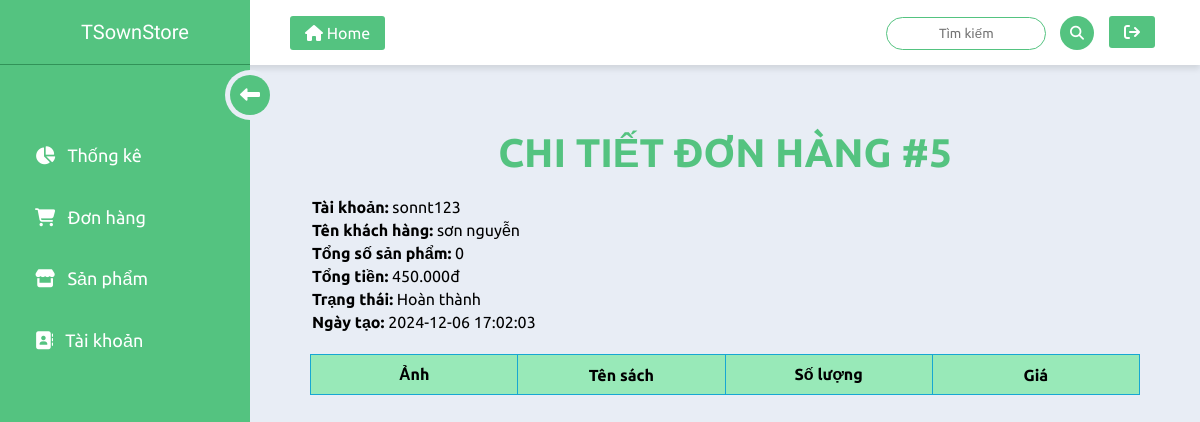
/admin/order-detail.php?order_id=5, run on the app's committed database.
### tables this page shows
CREATE TABLE IF NOT EXISTS `m_users` (
  `user_id` int(11) NOT NULL AUTO_INCREMENT,
  `username` varchar(50) NOT NULL,
  `password` varchar(255) NOT NULL,
  `role` int(11) DEFAULT '0' COMMENT '''0'': user - ''1'': admin',
  `stop_flg` int(11) DEFAULT '0' COMMENT '0: Normal, 1: Disabled',
  `insert_dt` timestamp NOT NULL DEFAULT CURRENT_TIMESTAMP,
  `update_dt` timestamp NOT NULL DEFAULT CURRENT_TIMESTAMP ON UPDATE CURRENT_TIMESTAMP,
  PRIMARY KEY (`user_id`),
  UNIQUE KEY `username` (`username`)
);

CREATE TABLE IF NOT EXISTS `d_users` (
  `id` int(11) NOT NULL AUTO_INCREMENT,
  `user_id` int(11) NOT NULL,
  `name` varchar(100) NOT NULL,
  `email` varchar(100) NOT NULL,
  `phone` varchar(20) NOT NULL,
  `address` text NOT NULL,
  `user_avt` varchar(255) DEFAULT NULL,
  `created_at` timestamp NOT NULL DEFAULT CURRENT_TIMESTAMP,
  `updated_at` timestamp NOT NULL DEFAULT CURRENT_TIMESTAMP ON UPDATE CURRENT_TIMESTAMP,
  PRIMARY KEY (`id`),
  KEY `fk_user` (`user_id`),
  CONSTRAINT `fk_user` FOREIGN KEY (`user_id`) REFERENCES `m_users` (`user_id`) ON DELETE CASCADE ON UPDATE CASCADE
);

CREATE TABLE IF NOT EXISTS `m_orders` (
  `order_id` int(11) NOT NULL AUTO_INCREMENT,
  `user_id` varchar(50) DEFAULT NULL,
  `total_amount` int(11) DEFAULT NULL,
  `status` varchar(20) NOT NULL DEFAULT 'pending' COMMENT 'pending-complete-cancelled',
  `created_at` timestamp NOT NULL DEFAULT CURRENT_TIMESTAMP,
  `updated_at` timestamp NOT NULL DEFAULT CURRENT_TIMESTAMP ON UPDATE CURRENT_TIMESTAMP,
  `shipping_address` varchar(255) NOT NULL,
  `phone` varchar(50) NOT NULL,
  PRIMARY KEY (`order_id`)
);

### admin/order-detail.php (the view, shortened to what this page needs)
<?php
include("../init.php");
$title = "Chi tiết Đơn Hàng";
$order_id = $_GET['order_id'] ?? 0;
$order = $cm_pg->select_one("SELECT * FROM m_orders WHERE order_id = ?", [$order_id]);
$user = $cm_pg->select_one("SELECT * FROM m_users WHERE user_id = ?", [$order['user_id']]);
if (!$user) {
    $user['username']="Không đăng nhập";
} else {
    $d_user = $cm_pg->select_one("SELECT * FROM d_users WHERE user_id = ?", [$order['user_id']]);
}
$status= "";
if($order['status']=='pending'){
    $status="Đang xử lý";
} else if($order['status']=='completed') {
    $status="Hoàn thành";
} else {
    $status="Đã hủy";
}
$row_html = "";
$total_items = 0;
$content = <<<EOT
<div class="book-list-container">
    <h1>CHI TIẾT ĐƠN HÀNG #{$order_id}</h1>
    <div class="order-info">
        <p><strong>Tài khoản:</strong> {$user['username']}</p>
        <p><strong>Tên khách hàng:</strong> {$d_user['name']}</p>
        <p><strong>Tổng số sản phẩm:</strong> {$total_items}</p>
        <p><strong>Tổng tiền:</strong> {$order['total_amount']}.000đ</p>
        <p><strong>Trạng thái:</strong> $status</p>
        <p><strong>Ngày tạo:</strong> {$order['created_at']}</p>
    </div>
    <table class="book-table">
        <thead>
            <tr>
                <th>Ảnh</th>
                <th>Tên sách</th>
                <th>Số lượng</th>
                <th>Giá</th>
            </tr>
        </thead>
        <tbody>
            {$row_html}
        </tbody>
    </table>
</div>
<div class="block h50"></div>
EOT;
echo header_admin($title);
echo $content;
echo footer_admin();
?>

### css/style-admin.css (style rules this page uses)
* { margin: 0; padding: 0; list-style: none; font-family: 'Ubuntu', sans-serif; box-sizing: border-box; text-decoration: none !important; }
body { background: #e8edf5; width: 100%; height: 100%; }
.main_body .container h1 { font-size: 40px; color: #54c380; }
.book-list-container { width: 100%; margin: 20px auto; padding: 20px; text-align: center; }
.book-list-container h1 { font-size: 24px; margin-bottom: 20px; }
.book-table { width: 100%; border-collapse: collapse; margin-top: 20px; table-layout: fixed; }
.book-table th, .book-table td { border: 1px solid #17a7d2; padding: 10px; text-align: center; }
.book-table th { background-color: #98e9b8; }
.order-info { text-align: left; }
.order-info p { padding: 2px; }

### data on the page
m_users: username "sonnt123"
d_users: name "sơn nguyễn"
m_orders: total_amount "450", status "Hoàn thành", created_at "2024-12-06 17:02:03"

### other printed values
$order_id "5"
$total_items "0"
